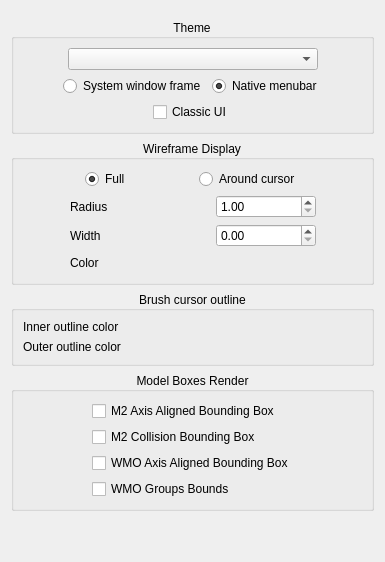
        <widget class="QWidget" name="tab_appearance">
         <attribute name="title">
          <string>Appearance</string>
         </attribute>
         <layout class="QVBoxLayout" name="verticalLayout_22">
          <item>
           <layout class="QVBoxLayout" name="verticalLayout_23">
            <property name="topMargin">
             <number>8</number>
            </property>
            <item>
             <widget class="QGroupBox" name="theme_box_2">
              <property name="title">
               <string>Theme</string>
              </property>
              <property name="alignment">
               <set>Qt::AlignCenter</set>
              </property>
              <layout class="QVBoxLayout" name="verticalLayout_2">
               <item>
                <layout class="QHBoxLayout" name="horizontalLayout_43">
                 <item>
                  <spacer name="horizontalSpacer_18">
                   <property name="orientation">
                    <enum>Qt::Horizontal</enum>
                   </property>
                   <property name="sizeHint" stdset="0">
                    <size>
                     <width>40</width>
                     <height>20</height>
                    </size>
                   </property>
                  </spacer>
                 </item>
                 <item>
                  <widget class="QComboBox" name="_theme">
                   <property name="sizePolicy">
                    <sizepolicy hsizetype="Expanding" vsizetype="Fixed">
                     <horstretch>0</horstretch>
                     <verstretch>0</verstretch>
                    </sizepolicy>
                   </property>
                   <property name="minimumSize">
                    <size>
                     <width>250</width>
                     <height>0</height>
                    </size>
                   </property>
                   <property name="sizeAdjustPolicy">
                    <enum>QComboBox::AdjustToContentsOnFirstShow</enum>
                   </property>
                  </widget>
                 </item>
                 <item>
                  <spacer name="horizontalSpacer_19">
                   <property name="orientation">
                    <enum>Qt::Horizontal</enum>
                   </property>
                   <property name="sizeHint" stdset="0">
                    <size>
                     <width>40</width>
                     <height>20</height>
                    </size>
                   </property>
                  </spacer>
                 </item>
                </layout>
               </item>
               <item>
                <layout class="QHBoxLayout" name="horizontalLayout_3">
                 <item>
                  <spacer name="horizontalSpacer_16">
                   <property name="orientation">
                    <enum>Qt::Horizontal</enum>
                   </property>
                   <property name="sizeHint" stdset="0">
                    <size>
                     <width>40</width>
                     <height>20</height>
                    </size>
                   </property>
                  </spacer>
                 </item>
                 <item>
                  <widget class="QRadioButton" name="_systemWindowFrame">
                   <property name="toolTip">
                    <string>&lt;html&gt;&lt;head/&gt;&lt;body&gt;&lt;p&gt;Turns on default system window frame instead of Noggit's styled one. Requires restart.&lt;/p&gt;&lt;p&gt;Warning: Can cause crash.&lt;/p&gt;&lt;/body&gt;&lt;/html&gt;</string>
                   </property>
                   <property name="text">
                    <string>System window frame</string>
                   </property>
                   <property name="checked">
                    <bool>false</bool>
                   </property>
                   <property name="autoExclusive">
                    <bool>false</bool>
                   </property>
                  </widget>
                 </item>
                 <item>
                  <widget class="QRadioButton" name="_nativeMenubar">
                   <property name="toolTip">
                    <string>Moves top menu to system's dedicated space for application menus. Supported by Mac OS and some other platforms. Requires restart.</string>
                   </property>
                   <property name="text">
                    <string>Native menubar</string>
                   </property>
                   <property name="checked">
                    <bool>true</bool>
                   </property>
                   <property name="autoExclusive">
                    <bool>false</bool>
                   </property>
                  </widget>
                 </item>
                 <item>
                  <spacer name="horizontalSpacer_17">
                   <property name="orientation">
                    <enum>Qt::Horizontal</enum>
                   </property>
                   <property name="sizeHint" stdset="0">
                    <size>
                     <width>40</width>
                     <height>20</height>
                    </size>
                   </property>
                  </spacer>
                 </item>
                </layout>
               </item>
               <item>
                <layout class="QHBoxLayout" name="horizontalLayout_11">
                 <item>
                  <spacer name="horizontalSpacer_7">
                   <property name="orientation">
                    <enum>Qt::Horizontal</enum>
                   </property>
                   <property name="sizeHint" stdset="0">
                    <size>
                     <width>40</width>
                     <height>20</height>
                    </size>
                   </property>
                  </spacer>
                 </item>
                 <item>
                  <widget class="QCheckBox" name="_classic_ui">
                   <property name="toolTip">
                    <string>&lt;html&gt;&lt;head/&gt;&lt;body&gt;&lt;p&gt;Disable the new secondary toolbars and moves the settings back to the tool panels.&lt;/p&gt;&lt;p&gt; Requires restart.&lt;/p&gt;&lt;/body&gt;&lt;/html&gt;</string>
                   </property>
                   <property name="text">
                    <string>Classic UI</string>
                   </property>
                  </widget>
                 </item>
                 <item>
                  <spacer name="horizontalSpacer_23">
                   <property name="orientation">
                    <enum>Qt::Horizontal</enum>
                   </property>
                   <property name="sizeHint" stdset="0">
                    <size>
                     <width>40</width>
                     <height>20</height>
                    </size>
                   </property>
                  </spacer>
                 </item>
                </layout>
               </item>
              </layout>
             </widget>
            </item>
            <item>
             <layout class="QVBoxLayout" name="wireframeLayout_24">
              <item>
               <widget class="QGroupBox" name="groupBox_6">
                <property name="title">
                 <string>Wireframe Display</string>
                </property>
                <property name="alignment">
                 <set>Qt::AlignCenter</set>
                </property>
                <layout class="QHBoxLayout" name="horizontalLayout_44">
                 <item>
                  <layout class="QVBoxLayout" name="verticalLayout_25">
                   <item>
                    <layout class="QHBoxLayout" name="horizontalLayout_45">
                     <item>
                      <spacer name="horizontalSpacer_29">
                       <property name="orientation">
                        <enum>Qt::Horizontal</enum>
                       </property>
                       <property name="sizeHint" stdset="0">
                        <size>
                         <width>40</width>
                         <height>20</height>
                        </size>
                       </property>
                      </spacer>
                     </item>
                     <item>
                      <widget class="QRadioButton" name="radio_wire_full">
                       <property name="text">
                        <string>Full</string>
                       </property>
                       <property name="checked">
                        <bool>true</bool>
                       </property>
                       <property name="autoExclusive">
                        <bool>true</bool>
                       </property>
                       <attribute name="buttonGroup">
                        <string notr="true">_wireframe_type_group</string>
                       </attribute>
                      </widget>
                     </item>
                     <item>
                      <spacer name="horizontalSpacer_30">
                       <property name="orientation">
                        <enum>Qt::Horizontal</enum>
                       </property>
                       <property name="sizeHint" stdset="0">
                        <size>
                         <width>40</width>
                         <height>20</height>
                        </size>
                       </property>
                      </spacer>
                     </item>
                     <item>
                      <widget class="QRadioButton" name="radio_wire_cursor">
                       <property name="enabled">
                        <bool>true</bool>
                       </property>
                       <property name="text">
                        <string>Around cursor</string>
                       </property>
                       <property name="autoExclusive">
                        <bool>true</bool>
                       </property>
                       <attribute name="buttonGroup">
                        <string notr="true">_wireframe_type_group</string>
                       </attribute>
                      </widget>
                     </item>
                     <item>
                      <spacer name="horizontalSpacer_31">
                       <property name="orientation">
                        <enum>Qt::Horizontal</enum>
                       </property>
                       <property name="sizeHint" stdset="0">
                        <size>
                         <width>40</width>
                         <height>20</height>
                        </size>
                       </property>
                      </spacer>
                     </item>
                    </layout>
                   </item>
                   <item>
                    <layout class="QHBoxLayout" name="horizontalLayout_46">
                     <item>
                      <spacer name="horizontalSpacer_32">
                       <property name="orientation">
                        <enum>Qt::Horizontal</enum>
                       </property>
                       <property name="sizeHint" stdset="0">
                        <size>
                         <width>40</width>
                         <height>20</height>
                        </size>
                       </property>
                      </spacer>
                     </item>
                     <item>
                      <widget class="QLabel" name="label_29">
                       <property name="minimumSize">
                        <size>
                         <width>140</width>
                         <height>0</height>
                        </size>
                       </property>
                       <property name="text">
                        <string>Radius</string>
                       </property>
                      </widget>
                     </item>
                     <item>
                      <widget class="QDoubleSpinBox" name="_wireframe_radius">
                       <property name="minimumSize">
                        <size>
                         <width>100</width>
                         <height>0</height>
                        </size>
                       </property>
                       <property name="toolTip">
                        <string>real radius = cursor radius * wireframe radius</string>
                       </property>
                       <property name="minimum">
                        <double>1.000000000000000</double>
                       </property>
                       <property name="maximum">
                        <double>100.000000000000000</double>
                       </property>
                      </widget>
                     </item>
                     <item>
                      <spacer name="horizontalSpacer_33">
                       <property name="orientation">
                        <enum>Qt::Horizontal</enum>
                       </property>
                       <property name="sizeHint" stdset="0">
                        <size>
                         <width>40</width>
                         <height>20</height>
                        </size>
                       </property>
                      </spacer>
                     </item>
                    </layout>
                   </item>
                   <item>
                    <layout class="QHBoxLayout" name="horizontalLayout_47">
                     <item>
                      <spacer name="horizontalSpacer_34">
                       <property name="orientation">
                        <enum>Qt::Horizontal</enum>
                       </property>
                       <property name="sizeHint" stdset="0">
                        <size>
                         <width>40</width>
                         <height>20</height>
                        </size>
                       </property>
                      </spacer>
                     </item>
                     <item>
                      <widget class="QLabel" name="label_30">
                       <property name="minimumSize">
                        <size>
                         <width>140</width>
                         <height>0</height>
                        </size>
                       </property>
                       <property name="text">
                        <string>Width</string>
                       </property>
                      </widget>
                     </item>
                     <item>
                      <widget class="QDoubleSpinBox" name="_wireframe_width">
                       <property name="minimumSize">
                        <size>
                         <width>100</width>
                         <height>0</height>
                        </size>
                       </property>
                       <property name="maximum">
                        <double>10.000000000000000</double>
                       </property>
                       <property name="singleStep">
                        <double>0.100000000000000</double>
                       </property>
                      </widget>
                     </item>
                     <item>
                      <spacer name="horizontalSpacer_35">
                       <property name="orientation">
                        <enum>Qt::Horizontal</enum>
                       </property>
                       <property name="sizeHint" stdset="0">
                        <size>
                         <width>40</width>
                         <height>20</height>
                        </size>
                       </property>
                      </spacer>
                     </item>
                    </layout>
                   </item>
                   <item>
                    <layout class="QHBoxLayout" name="horizontalLayout_48">
                     <item>
                      <spacer name="horizontalSpacer_36">
                       <property name="orientation">
                        <enum>Qt::Horizontal</enum>
                       </property>
                       <property name="sizeHint" stdset="0">
                        <size>
                         <width>40</width>
                         <height>20</height>
                        </size>
                       </property>
                      </spacer>
                     </item>
                     <item>
                      <widget class="QLabel" name="label_31">
                       <property name="minimumSize">
                        <size>
                         <width>140</width>
                         <height>0</height>
                        </size>
                       </property>
                       <property name="text">
                        <string>Color</string>
                       </property>
                      </widget>
                     </item>
                     <item>
                      <widget class="color_widgets::ColorSelector" name="_wireframe_color" native="true">
                       <property name="minimumSize">
                        <size>
                         <width>100</width>
                         <height>0</height>
                        </size>
                       </property>
                      </widget>
                     </item>
                     <item>
                      <spacer name="horizontalSpacer_37">
                       <property name="orientation">
                        <enum>Qt::Horizontal</enum>
                       </property>
                       <property name="sizeHint" stdset="0">
                        <size>
                         <width>40</width>
                         <height>20</height>
                        </size>
                       </property>
                      </spacer>
                     </item>
                    </layout>
                   </item>
                  </layout>
                 </item>
                </layout>
               </widget>
              </item>
             </layout>
            </item>
            <item>
             <layout class="QVBoxLayout" name="brushCursorLayout">
              <item>
               <widget class="QGroupBox" name="groupBox_brush_cursor">
                <property name="title">
                 <string>Brush cursor outline</string>
                </property>
                <property name="alignment">
                 <set>Qt::AlignCenter</set>
                </property>
                <layout class="QVBoxLayout" name="verticalLayout_brush_cursor">
                 <item>
                  <layout class="QHBoxLayout" name="horizontalLayout_brush_cursor_inner">
                   <item>
                    <widget class="QLabel" name="label_brush_cursor_inner">
                     <property name="minimumSize">
                      <size>
                       <width>140</width>
                       <height>0</height>
                      </size>
                     </property>
                     <property name="text">
                      <string>Inner outline color</string>
                     </property>
                    </widget>
                   </item>
                   <item>
                    <widget class="color_widgets::ColorSelector" name="_brush_cursor_inner_color" native="true">
                     <property name="minimumSize">
                      <size>
                       <width>100</width>
                       <height>0</height>
                      </size>
                     </property>
                    </widget>
                   </item>
                  </layout>
                 </item>
                 <item>
                  <layout class="QHBoxLayout" name="horizontalLayout_brush_cursor_outer">
                   <item>
                    <widget class="QLabel" name="label_brush_cursor_outer">
                     <property name="minimumSize">
                      <size>
                       <width>140</width>
                       <height>0</height>
                      </size>
                     </property>
                     <property name="text">
                      <string>Outer outline color</string>
                     </property>
                    </widget>
                   </item>
                   <item>
                    <widget class="color_widgets::ColorSelector" name="_brush_cursor_outer_color" native="true">
                     <property name="minimumSize">
                      <size>
                       <width>100</width>
                       <height>0</height>
                      </size>
                     </property>
                    </widget>
                   </item>
                  </layout>
                 </item>
                </layout>
               </widget>
              </item>
             </layout>
            </item>
            <item>
             <widget class="QGroupBox" name="model_renderBox_4">
              <property name="title">
               <string>Model Boxes Render</string>
              </property>
              <property name="alignment">
               <set>Qt::AlignCenter</set>
              </property>
              <layout class="QHBoxLayout" name="horizontalLayout_18">
               <item>
                <spacer name="horizontalSpacer_27">
                 <property name="orientation">
                  <enum>Qt::Horizontal</enum>
                 </property>
                 <property name="sizeHint" stdset="0">
                  <size>
                   <width>40</width>
                   <height>20</height>
                  </size>
                 </property>
                </spacer>
               </item>
               <item>
                <layout class="QVBoxLayout" name="verticalLayout_10">
                 <item>
                  <widget class="QCheckBox" name="_m2_aabb_2">
                   <property name="text">
                    <string>M2 Axis Aligned Bounding Box</string>
                   </property>
                  </widget>
                 </item>
                 <item>
                  <widget class="QCheckBox" name="_m2_coll_bb">
                   <property name="text">
                    <string>M2 Collision Bounding Box</string>
                   </property>
                  </widget>
                 </item>
                 <item>
                  <widget class="QCheckBox" name="_wmo_aabb">
                   <property name="text">
                    <string>WMO Axis Aligned Bounding Box</string>
                   </property>
                  </widget>
                 </item>
                 <item>
                  <widget class="QCheckBox" name="_wmo_group_bounds">
                   <property name="text">
                    <string>WMO Groups Bounds</string>
                   </property>
                  </widget>
                 </item>
                </layout>
               </item>
               <item>
                <spacer name="horizontalSpacer_28">
                 <property name="orientation">
                  <enum>Qt::Horizontal</enum>
                 </property>
                 <property name="sizeHint" stdset="0">
                  <size>
                   <width>40</width>
                   <height>20</height>
                  </size>
                 </property>
                </spacer>
               </item>
              </layout>
             </widget>
            </item>
            <item>
             <spacer name="verticalSpacer_3">
              <property name="orientation">
               <enum>Qt::Vertical</enum>
              </property>
              <property name="sizeHint" stdset="0">
               <size>
                <width>20</width>
                <height>40</height>
               </size>
              </property>
             </spacer>
            </item>
           </layout>
          </item>
         </layout>
        </widget>
